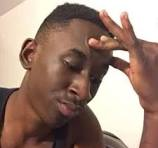
#> input picture Midterm_23070471_Nguyen_Tuan_Minh/Data/Part_a/img1 (1).jpg, 158 x 148 px; its folder holds only this picture in this run
$ jupyter execute part_a.ipynb
#> lines starting #> are read from the running program, lines starting #| are printed output that depends on the picture
[cell 1]
from google.colab import drive
drive.mount('/content/drive')

[cell 2]
import cv2
import numpy as np
import matplotlib.pyplot as plt
from skimage.metrics import peak_signal_noise_ratio as psnr
import time
import os
from glob import glob

[cell 3]
save_dir = '/content/drive/MyDrive/Midterm_23070471_Nguyen_Tuan_Minh/Data/Part_a'
os.makedirs(save_dir, exist_ok=True)

[cell 4]
import cv2
import numpy as np
import matplotlib.pyplot as plt
import os
from glob import glob
input_dir = "/content/drive/MyDrive/Midterm_23070471_Nguyen_Tuan_Minh/Data/Part_a"
output_dir = "/content/drive/MyDrive/Midterm_23070471_Nguyen_Tuan_Minh/Results/Part_a"
os.makedirs(output_dir, exist_ok=True)
def pad_image(img, pad):
    return np.pad(img, ((pad,pad),(pad,pad)), mode='reflect')
def mean_filter(img, k=3):
    pad = k//2
    padded = pad_image(img, pad)
    h, w = img.shape
    output = np.zeros_like(img, dtype=np.float32)

    for i in range(h):
        for j in range(w):
            region = padded[i:i+k, j:j+k]
            output[i,j] = np.mean(region)

    return np.clip(output,0,255).astype(np.uint8)

def gaussian_kernel(k=5, sigma=1):
    ax = np.arange(-k//2 + 1., k//2 + 1.)
    xx, yy = np.meshgrid(ax, ax)
    kernel = np.exp(-(xx**2 + yy**2)/(2*sigma**2))
    return kernel / np.sum(kernel)

def gaussian_filter(img, k=5, sigma=1):
    kernel = gaussian_kernel(k, sigma)
    pad = k//2
    padded = pad_image(img, pad)
    h, w = img.shape
    output = np.zeros_like(img, dtype=np.float32)

    for i in range(h):
        for j in range(w):
            region = padded[i:i+k, j:j+k]
            output[i,j] = np.sum(region * kernel)

    return np.clip(output,0,255).astype(np.uint8)

def median_filter(img, k=3):
    pad = k//2
    padded = pad_image(img, pad)
    h, w = img.shape
    output = np.zeros_like(img)

    for i in range(h):
        for j in range(w):
            region = padded[i:i+k, j:j+k]
            output[i,j] = np.median(region)

    return output

def laplacian_filter(img):
    kernel = np.array([[0,-1,0],
                       [-1,4,-1],
                       [0,-1,0]])

    pad = 1
    padded = pad_image(img, pad)
    h, w = img.shape
    output = np.zeros_like(img, dtype=np.float32)

    for i in range(h):
        for j in range(w):
            region = padded[i:i+3, j:j+3]
            output[i,j] = np.sum(region * kernel)

    sharpen = img + output
    return np.clip(sharpen,0,255).astype(np.uint8)


image_paths = glob(os.path.join(input_dir, "*"))

for path in image_paths:

    filename = os.path.basename(path)
    name, ext = os.path.splitext(filename)

    print("Processing:", filename)

    img = cv2.imread(path, cv2.IMREAD_GRAYSCALE)
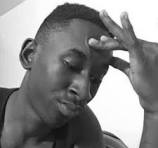
#> img: shape (148, 158); min 7, max 255, mean 138.5


    noise = np.random.normal(0, 20, img.shape)
    noisy = np.clip(img + noise,0,255).astype(np.uint8)
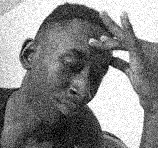
#> noisy: shape (148, 158); min 0, max 255, mean 136.6


    mean_img = mean_filter(noisy)
#> in pad_image, `return np.pad(img, ((pad,pad),(pad,pad)), mode='reflect')`:
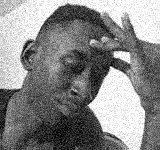
#> returned value: shape (150, 160); min 0, max 255, mean 137
#> after the loop in mean_filter, `for i in range(h):`:
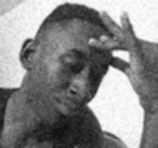
#> output: shape (148, 158) float32; min 11, max 255, mean 136.6
    gauss_img = gaussian_filter(noisy)
#> call 2 of pad_image, with pad = 2
#> in pad_image (call 2), `return np.pad(img, ((pad,pad),(pad,pad)), mode='reflect')`:
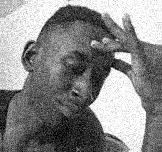
#> returned value: shape (152, 162); min 0, max 255, mean 137.4
    median_img = median_filter(noisy)
    laplace_img = laplacian_filter(noisy)
#> after the loop in laplacian_filter, `for i in range(h):`:
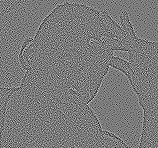
#> output: shape (148, 158) float32; min -389, max 421, mean 0; drawn with min black and max white
#> in laplacian_filter, `sharpen = img + output`:
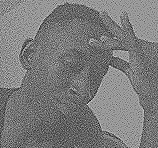
#> sharpen: shape (148, 158) float32; min -364, max 670, mean 136.6; drawn with min black and max white
#> in laplacian_filter, `return np.clip(sharpen,0,255).astype(np.uint8)`:
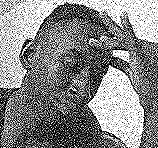
#> returned value: shape (148, 158); min 0, max 255, mean 135.9


    save_dir = os.path.join(output_dir, name)
    os.makedirs(save_dir, exist_ok=True)


    cv2.imwrite(os.path.join(save_dir,"original.png"), img)
    cv2.imwrite(os.path.join(save_dir,"noisy.png"), noisy)
    cv2.imwrite(os.path.join(save_dir,"mean.png"), mean_img)
    cv2.imwrite(os.path.join(save_dir,"gaussian.png"), gauss_img)
    cv2.imwrite(os.path.join(save_dir,"median.png"), median_img)
    cv2.imwrite(os.path.join(save_dir,"laplacian.png"), laplace_img)

    combined = np.hstack((img,noisy,mean_img,gauss_img,median_img,laplace_img))
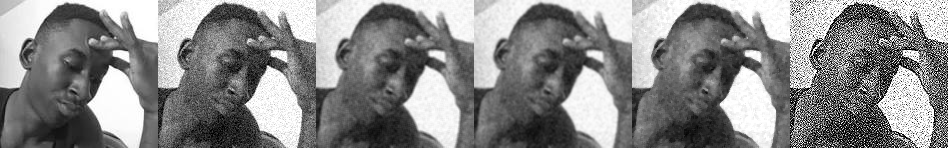
#> combined: shape (148, 948); min 0, max 255, mean 136.8
    cv2.imwrite(os.path.join(save_dir,"comparison.png"), combined)


    titles = [
        "Original Image",
        "Noisy Image",
        "Mean Filter",
        "Gaussian Filter",
        "Median Filter",
        "Laplacian Sharpen"
    ]

    images = [img, noisy, mean_img, gauss_img, median_img, laplace_img]

    plt.figure(figsize=(12,8))
    for i in range(6):
        plt.subplot(2,3,i+1)
        plt.imshow(images[i], cmap='gray')
        plt.title(f"{filename} - {titles[i]}")
        plt.axis('off')

    plt.tight_layout()
    plt.show()

print("Done!")

[cell 5]
from skimage.metrics import peak_signal_noise_ratio as psnr
from skimage.metrics import structural_similarity as ssim

def compute_metrics(original, filtered):
    p = psnr(original, filtered)
    s = ssim(original, filtered)
    return p, s

[cell 6]
mean_img = mean_filter(noisy)
gauss_img = gaussian_filter(noisy)
median_img = median_filter(noisy)
laplace_img = laplacian_filter(noisy)

[cell 7]
# === COMPUTE METRICS ===
filters = {
    "Mean": mean_img,
    "Gaussian": gauss_img,
    "Median": median_img,
    "Laplacian": laplace_img
}

print("\n=== METRICS ===")
for name, f_img in filters.items():
    p, s = compute_metrics(img, f_img)
    print(f"{name}: PSNR={p:.2f}, SSIM={s:.4f}")
#> this loop made 4 passes
#> (name, p, s) on passes 1 to 4: ('Mean', 27.6, 0.798), ('Gaussian', 27.63, 0.828), ('Median', 28.17, 0.747), ('Laplacian', 10.59, 0.139)
#| Mean: PSNR=27.60, SSIM=0.7982
#| Gaussian: PSNR=27.63, SSIM=0.8281
#| Median: PSNR=28.17, SSIM=0.7475
#| Laplacian: PSNR=10.59, SSIM=0.1392

[cell 8]
with open(os.path.join(save_dir, "metrics.txt"), "w") as f:
    for name, f_img in filters.items():
        p, s = compute_metrics(img, f_img)
        f.write(f"{name}: PSNR={p:.2f}, SSIM={s:.4f}\n")

[cell 9]
names = list(filters.keys())
#> names = ['Mean', 'Gaussian', 'Median', 'Laplacian']
psnr_vals = [compute_metrics(img, filters[n])[0] for n in names]
#> psnr_vals = [27.6, 27.63, 28.17, 10.59]

plt.figure()
plt.bar(names, psnr_vals)
plt.title("PSNR Comparison")
plt.ylabel("PSNR")
plt.savefig(os.path.join(save_dir, "/content/drive/MyDrive/Midterm_23070471_Nguyen_Tuan_Minh/Results/Comparison/psnr_chart.png"))
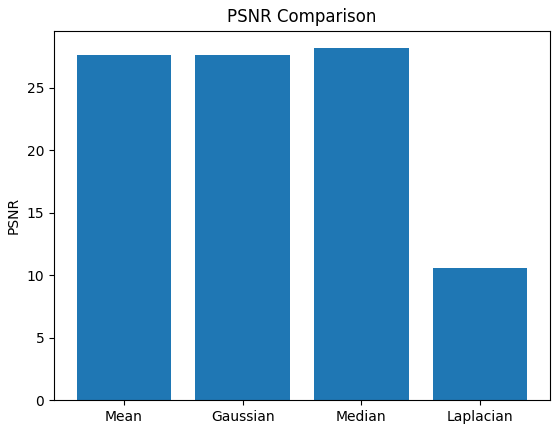
#> figure drawn by matplotlib, 1 panel; tallest bar 28.17 high, from x = 1.6 to 2.4
plt.show()

$ run again, on Midterm_23070471_Nguyen_Tuan_Minh/Data/Part_a/img2 (1).jpg
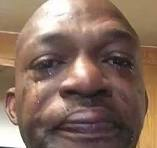
#> input picture Midterm_23070471_Nguyen_Tuan_Minh/Data/Part_a/img2 (1).jpg, 157 x 148 px
#> `combined = np.hstack((img,noisy,mean_img,gauss_img,median_img,laplace_..`:
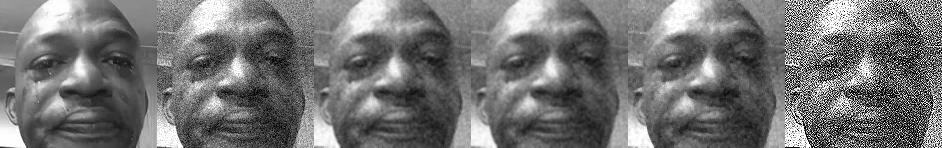
#> combined: shape (148, 942); min 0, max 255, mean 115.3
#> the loop `for name, f_img in filters.items():` made 4 passes
#> (name, p, s) on passes 1 to 4: ('Mean', 29.22, 0.805), ('Gaussian', 29.79, 0.836), ('Median', 28.19, 0.753), ('Laplacian', 9.98, 0.0835)
#> (printed output is left out)
#> names = ['Mean', 'Gaussian', 'Median', 'Laplacian']
#> psnr_vals = [29.22, 29.79, 28.19, 9.98]
#> `plt.savefig(os.path.join(save_dir, "/content/drive/MyDrive/Midterm_230..`:
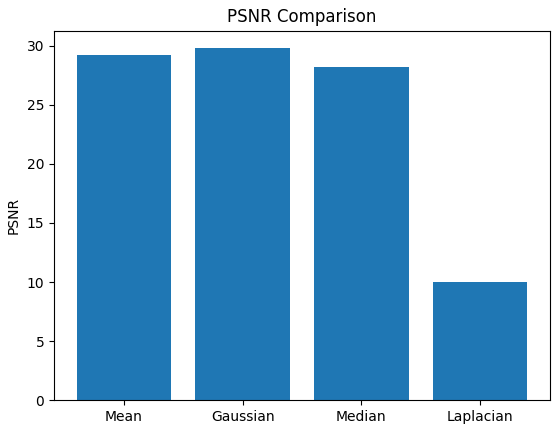
#> figure drawn by matplotlib, 1 panel; tallest bar 29.79 high, from x = 0.6 to 1.4
